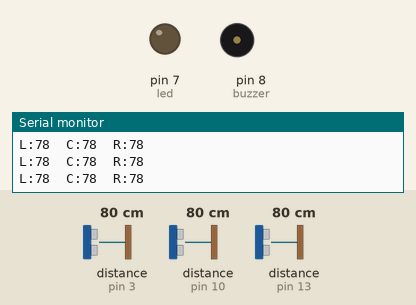
Recording of a sketch running on a simulated Arduino Uno, built with avr-gcc and run on an emulated ATmega328P. On the bench: output pins drawn as LEDs (lit = HIGH), buzzer (waves = sounding), the last lines printed to the serial monitor. Wiring (inferred from the names in the program): 3 × ultrasonic range finder: trigger pin 2, echo pin 3 / trigger pin 9, echo pin 10 / trigger pin 12, echo pin 13. Dashed ring = blinking. Inputs (shaded band) come from the test bench; at power-on: distance to the obstacle (sensors on pin 3, pin 10, pin 13) 80 cm. The echo pulse lasts 58.3 µs per cm; pins used as bus, display or sensor lines are not drawn.

Above: at 1.2 s.
1.3 s: distance to the obstacle (sensor on pin 3) set to 57 cm
4.3 s: distance to the obstacle (sensor on pin 3) set to 47 cm
At 5.4 s:
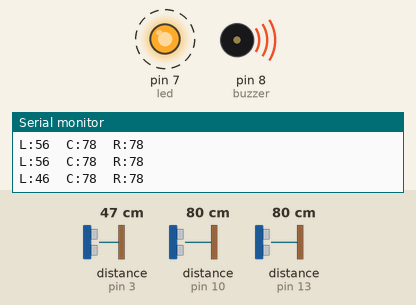
7.3 s: distance to the obstacle (sensor on pin 3) set to 5 cm
10.3 s: distance to the obstacle (sensor on pin 3) set to 2 cm
At 12.2 s:
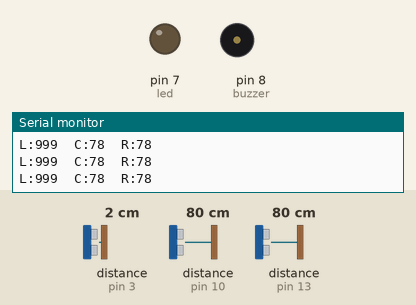
12.5 s: distance to the obstacle (sensor on pin 3) set to 4 cm
At 13.1 s:
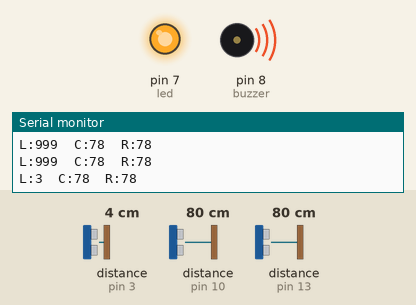
Timing chart, 0 to 16.5 s (numbered marks = the images above; inputs shaded):
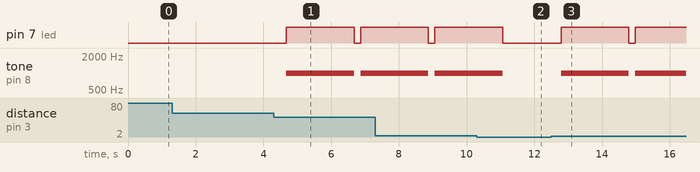

Measured:
- the behaviour switches between 52 and 51 cm on distance to the obstacle (sensor on pin 3) (found by bisection; images 0 and 1)
- the behaviour switches between 4 and 3 cm on distance to the obstacle (sensor on pin 3) (found by bisection; images 1 and 2)
- after the input at 4.3 s, pin 7 (led): LOW → HIGH after 0.38 s, → LOW 2.0 s later, → HIGH 0.19 s later; tone on pin 8 (buzzer): silent → 1000 Hz after 0.38 s, → silent 2.0 s later, → 1000 Hz 0.19 s later
- after the input at 10.3 s, pin 7 (led): goes on until 11.1 s, then stays LOW; tone on pin 8 (buzzer): goes on until 11.1 s, then stays silent
- after the input at 12.5 s, pin 7 (led): LOW → HIGH after 0.29 s, → LOW 2.0 s later, → HIGH 0.19 s later; tone on pin 8 (buzzer): silent → 1000 Hz after 0.29 s, → silent 2.0 s later, → 1000 Hz 0.19 s later

The sketch:

sketch_jun21b.ino
```cpp
const int trigL = 2, echoL = 3;
const int trigC = 9, echoC = 10;
const int trigR = 12, echoR = 13;
const int buzzer = 8, led = 7;
const int limit = 50;

long readDistance(int trig, int echo) {
  digitalWrite(trig, LOW);
  delayMicroseconds(2);
  digitalWrite(trig, HIGH);
  delayMicroseconds(10);
  digitalWrite(trig, LOW);

  long duration = pulseIn(echo, HIGH, 30000);
  if (duration == 0) return 999;
  long dist = duration * 0.034 / 2;
  if (dist < 3 || dist > 400) return 999;
  return dist;
}

void setup() {
  pinMode(trigL, OUTPUT); pinMode(echoL, INPUT);
  pinMode(trigC, OUTPUT); pinMode(echoC, INPUT);
  pinMode(trigR, OUTPUT); pinMode(echoR, INPUT);
  pinMode(buzzer, OUTPUT); pinMode(led, OUTPUT);
  Serial.begin(9600);
  Serial.println("Testing All 3 Sensors (No DFPlayer)");
}

void loop() {
  int distL = readDistance(trigL, echoL);
  delay(60);
  int distC = readDistance(trigC, echoC);
  delay(60);
  int distR = readDistance(trigR, echoR);
  delay(60);

  Serial.print("L:"); Serial.print(distL);
  Serial.print("  C:"); Serial.print(distC);
  Serial.print("  R:"); Serial.println(distR);

  if (distC <= limit) {
    digitalWrite(led, HIGH);
    tone(buzzer, 1000);
    delay(2000);
    noTone(buzzer);
    digitalWrite(led, LOW);
  }
  else if (distL <= limit) {
    digitalWrite(led, HIGH);
    tone(buzzer, 1000);
    delay(2000);
    noTone(buzzer);
    digitalWrite(led, LOW);
  }
  else if (distR <= limit) {
    digitalWrite(led, HIGH);
    tone(buzzer, 1000);
    delay(2000);
    noTone(buzzer);
    digitalWrite(led, LOW);
  }
  else {
    digitalWrite(led, LOW);
  }
}
```
